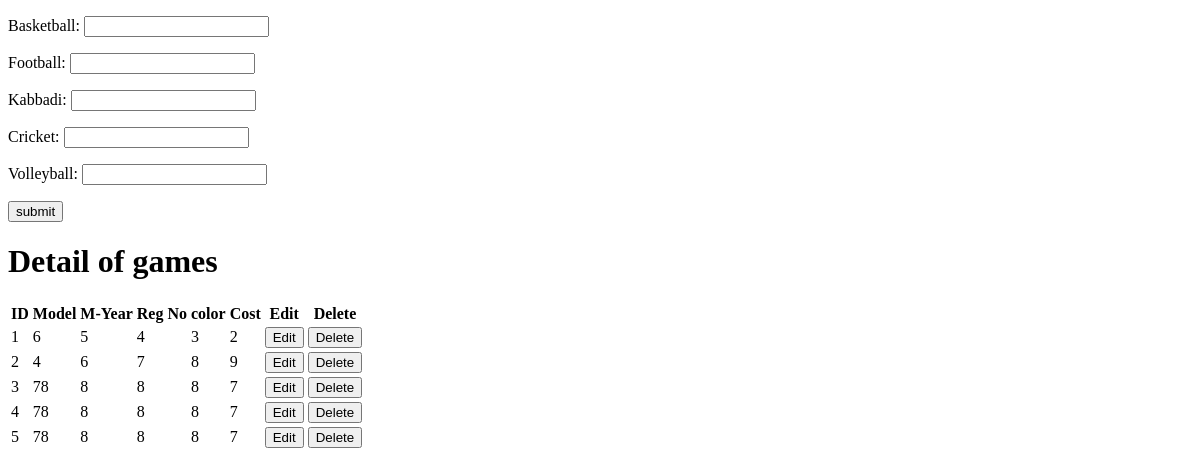
Before: /sport/ with the older database file.
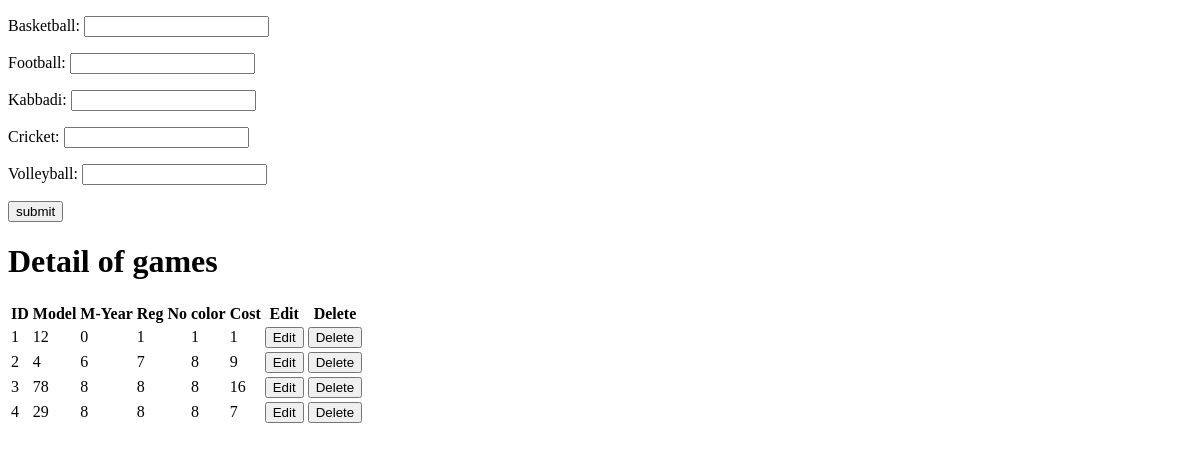
After: the same page with the newer database file.
### school/models.py (models this page shows, shortened)
class sports(models.Model):
    basketball=models.PositiveIntegerField()
    football=models.PositiveIntegerField()
    kabbadi=models.PositiveIntegerField()
    cricket=models.PositiveIntegerField()
    volleyball=models.PositiveIntegerField()

### school/views.py (the view)
# urls.py: path('sport/',views.sport,name='sport'),
def sport(request):
    if request.method=='GET':
        form=sportsform()
        ib=sports.objects.all()
        return render(request,'sports.html',{'form':form,'ib':ib})
    else:
        form=sportsform(request.POST)
        if form.is_valid():
            form.save()
            ib=sports.objects.all()
            return redirect('sport')

### school/forms.py
class sportsform(forms.ModelForm):
    class Meta:
        model=sports
        fields='__all__'

### templates/sports.html (shortened to what this page needs)
<!DOCTYPE html>
<html lang="en">
<head>
</head>
<body>
    <form action="" method="post">
        {{form.as_p}}
        <button type="submit">submit</button>
    </form>
    <h1>Detail of games</h1>
    <table>
        <tr>
          <th>ID</th>
          <th>Model</th>
          <th>M-Year</th>
          <th>Reg No</th>
          <th>color</th>
          <th>Cost</th>
          <th>Edit</th>
          <th>Delete</th>
          </tr>
        {% for c in ib %}
          <tr>
          <td>{{c.id}}</td>
          <td>{{c.basketball}} </td>
          <td>{{c.football}}</td>
          <td>{{c.kabbadi}}</td>
          <td>{{c.cricket}}</td>
          <td>{{c.volleyball}}</td>
          <td><a href="{% url 'change' c.id %}"><button>Edit</button></a></td>
          <td><a href="{% url 'move' c.id %}"><button>Delete</button></a></td>
          </tr>
        {% endfor %}
    </table>
</body>
</html>

Changed rows visible on the page:
removed sports: id "5", basketball "78", football "8", kabbadi "8", cricket "8", volleyball "7"
changed sports id 1: basketball "6" → "12"; football "5" → "0"; kabbadi "4" → "1"; cricket "3" → "1"; volleyball "2" → "1"
changed sports id 3: volleyball "7" → "16"
changed sports id 4: basketball "78" → "29"
